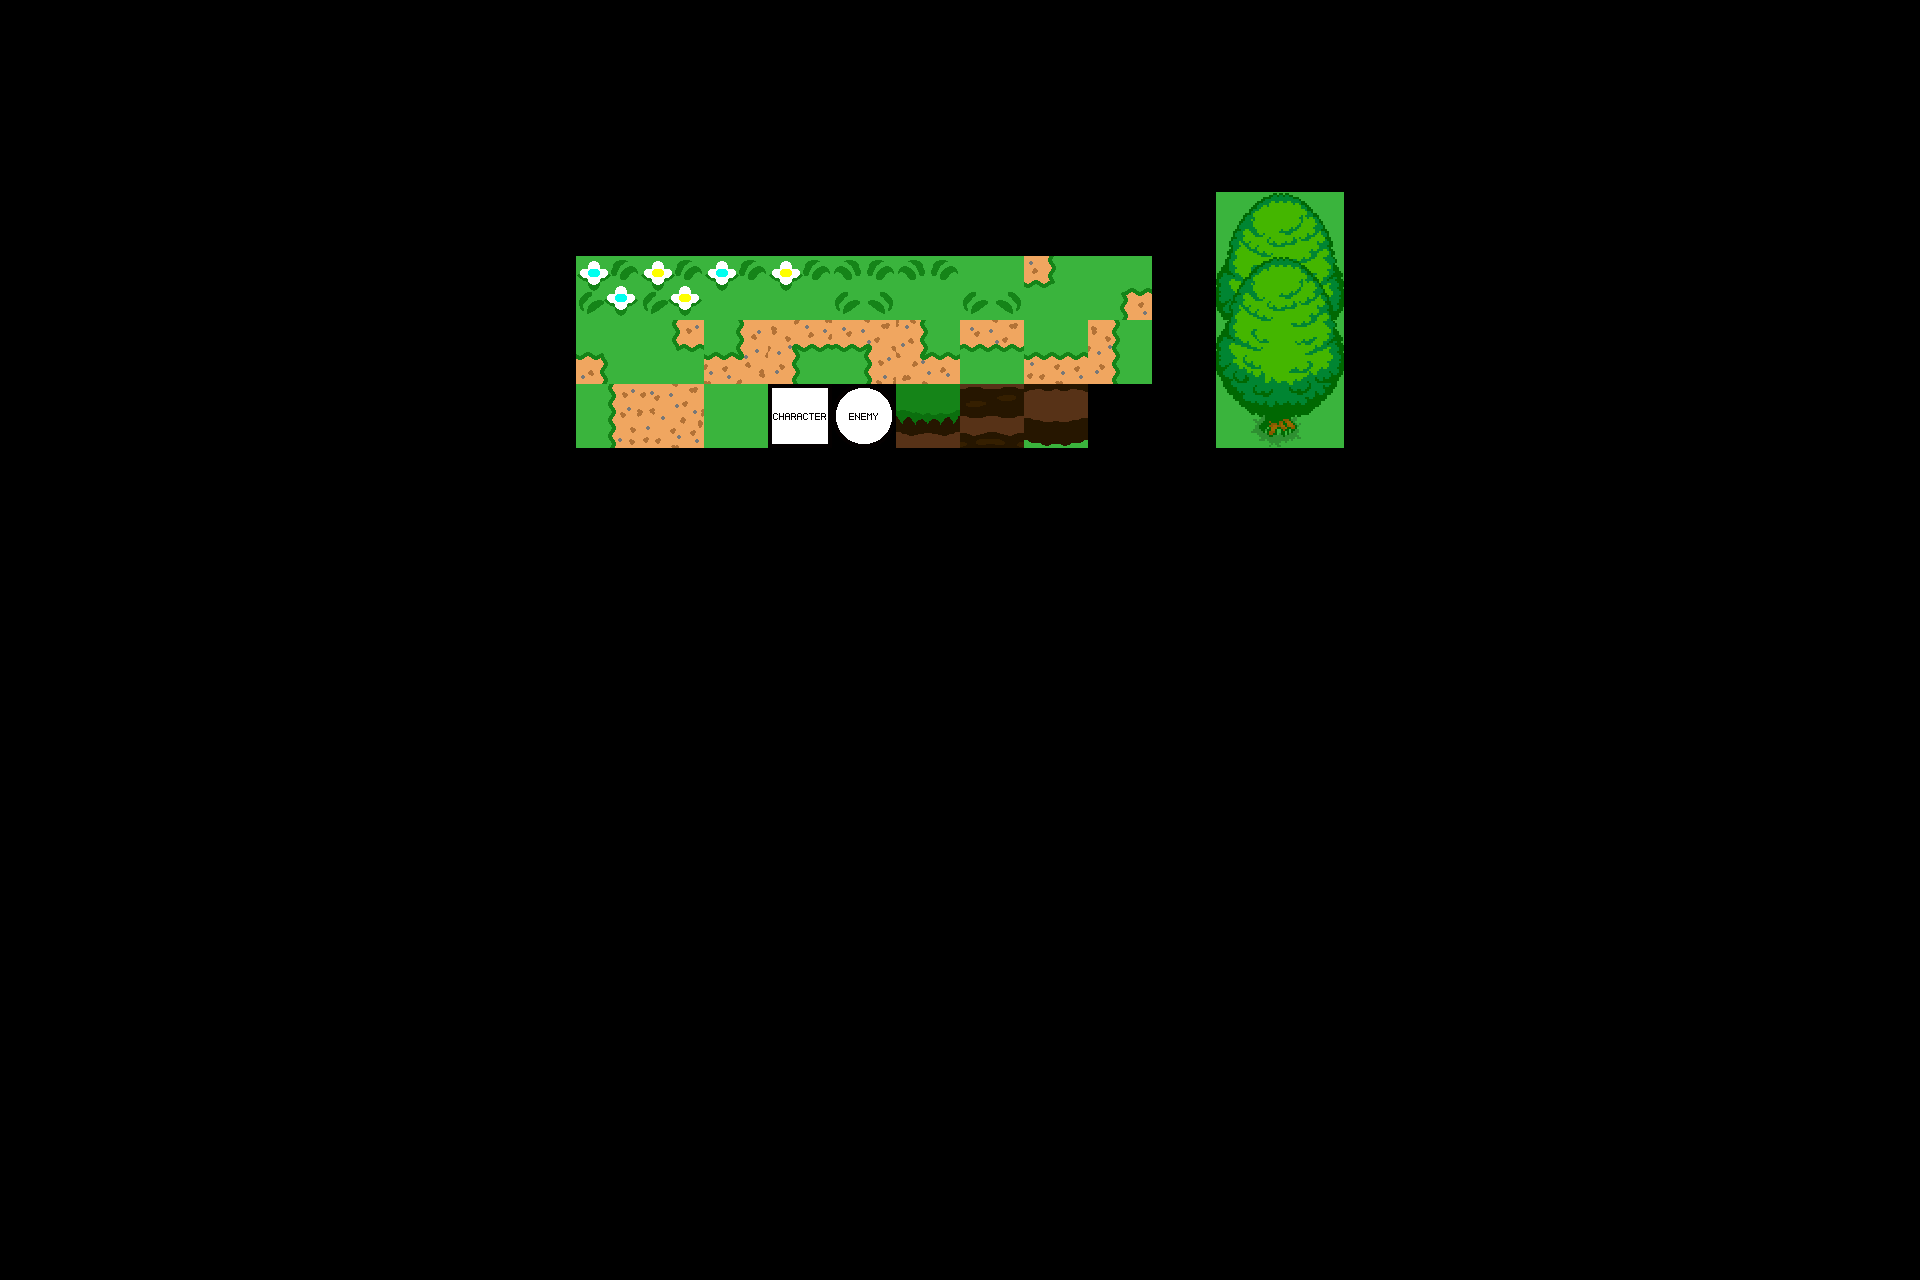

Tiled map render using the project's own tile images. Description and the whole map definition, tile-layer contents included, below:
An orthogonal 30x20 tile map with 64x64 px tiles, 1 tile layer (Tile Layer 1), 3 tilesets.

<map version="1.10" tiledversion="1.10.0" orientation="orthogonal" renderorder="right-down" width="30" height="20" tilewidth="64" tileheight="64" infinite="0" nextlayerid="2" nextobjectid="1">
 <tileset firstgid="1" source="Tree-1.png-1.png.tsx" />
 <tileset firstgid="7" source="Tree-2.tsx" />
 <tileset firstgid="9" source="Overworld.tsx" />
 <layer id="1" name="Tile Layer 1" width="30" height="20">
  <data encoding="csv">
0,0,0,0,0,0,0,0,0,0,0,0,0,0,0,0,0,0,0,0,0,0,0,0,0,0,0,0,0,0,
0,0,0,0,0,0,0,0,0,0,0,0,0,0,0,0,0,0,0,0,0,0,0,0,0,0,0,0,0,0,
0,0,0,0,0,0,0,0,0,0,0,0,0,0,0,0,0,0,0,0,0,0,0,0,0,0,0,0,0,0,
0,0,0,0,0,0,0,0,0,0,0,0,0,0,0,0,0,0,0,1,2,0,0,0,0,0,0,0,0,0,
0,0,0,0,0,0,0,0,0,58,59,60,61,35,36,37,39,40,0,7,8,0,0,0,0,0,0,0,0,0,
0,0,0,0,0,0,0,0,0,41,63,44,43,42,45,46,47,50,0,3,4,0,0,0,0,0,0,0,0,0,
0,0,0,0,0,0,0,0,0,62,48,51,53,54,64,56,57,0,0,5,6,0,0,0,0,0,0,0,0,0,
0,0,0,0,0,0,0,0,0,0,0,0,0,0,0,0,0,0,0,0,0,0,0,0,0,0,0,0,0,0,
0,0,0,0,0,0,0,0,0,0,0,0,0,0,0,0,0,0,0,0,0,0,0,0,0,0,0,0,0,0,
0,0,0,0,0,0,0,0,0,0,0,0,0,0,0,0,0,0,0,0,0,0,0,0,0,0,0,0,0,0,
0,0,0,0,0,0,0,0,0,0,0,0,0,0,0,0,0,0,0,0,0,0,0,0,0,0,0,0,0,0,
0,0,0,0,0,0,0,0,0,0,0,0,0,0,0,0,0,0,0,0,0,0,0,0,0,0,0,0,0,0,
0,0,0,0,0,0,0,0,0,0,0,0,0,0,0,0,0,0,0,0,0,0,0,0,0,0,0,0,0,0,
0,0,0,0,0,0,0,0,0,0,0,0,0,0,0,0,0,0,0,0,0,0,0,0,0,0,0,0,0,0,
0,0,0,0,0,0,0,0,0,0,0,0,0,0,0,0,0,0,0,0,0,0,0,0,0,0,0,0,0,0,
0,0,0,0,0,0,0,0,0,0,0,0,0,0,0,0,0,0,0,0,0,0,0,0,0,0,0,0,0,0,
0,0,0,0,0,0,0,0,0,0,0,0,0,0,0,0,0,0,0,0,0,0,0,0,0,0,0,0,0,0,
0,0,0,0,0,0,0,0,0,0,0,0,0,0,0,0,0,0,0,0,0,0,0,0,0,0,0,0,0,0,
0,0,0,0,0,0,0,0,0,0,0,0,0,0,0,0,0,0,0,0,0,0,0,0,0,0,0,0,0,0,
0,0,0,0,0,0,0,0,0,0,0,0,0,0,0,0,0,0,0,0,0,0,0,0,0,0,0,0,0,0
</data>
 </layer>
</map>
